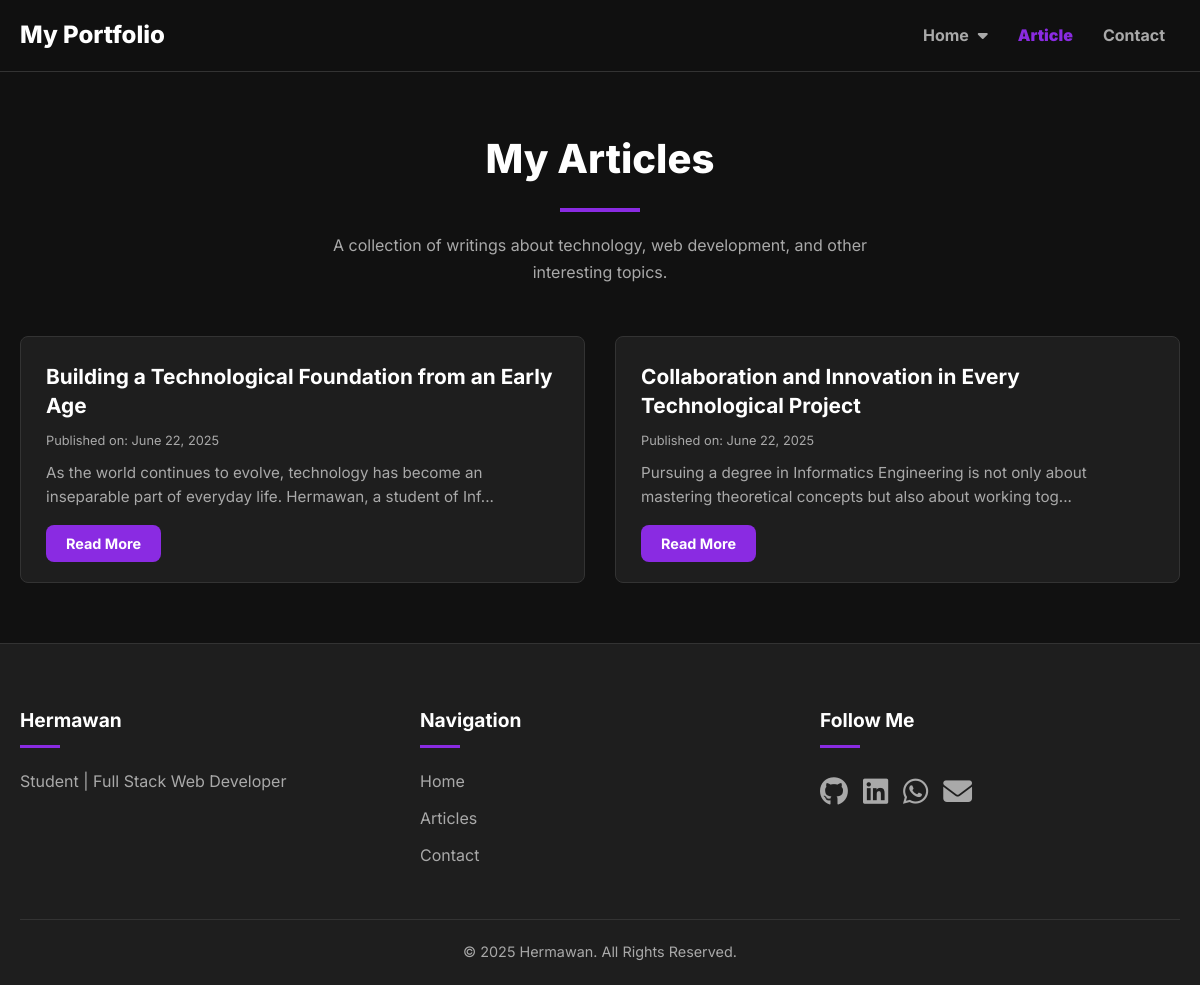
The app's page /articles.php with its own data.
### tables this page shows
CREATE TABLE `articles` (
  `id` int(11) NOT NULL,
  `title` varchar(255) NOT NULL,
  `content` text NOT NULL,
  `publish_date` date NOT NULL DEFAULT current_timestamp()
);

### articles.php (the view)
<?php
require_once 'includes/header.php';
$articles_result = mysqli_query($conn, "SELECT * FROM articles ORDER BY publish_date DESC");
?>
<div class="container">
    <div class="section">
        <h2 class="section-title">My Articles</h2>
        <p style="text-align:center; max-width: 600px; margin: -30px auto 50px;">A collection of writings about technology, web development, and other interesting topics.</p>
        <div class="project-grid">
            <?php
            if (mysqli_num_rows($articles_result) > 0) {
                while ($article = mysqli_fetch_assoc($articles_result)) {
            ?>
                    <div class="project-card">
                        <div class="project-info">
                            <h3><?php echo htmlspecialchars($article['title']); ?></h3>
                            <p class="article-meta" style="border:none; padding-bottom:0; margin-bottom: 10px; font-size: 0.8rem;">
                                Published on: <?php echo date('F d, Y', strtotime($article['publish_date'])); ?>
                            </p>
                            <p>
                                <?php echo nl2br(htmlspecialchars(substr($article['content'], 0, 120))); ?>...
                            </p>
                            <div class="read-more-container" style="margin-top: auto; padding-top: 20px;">
                                <a href="single-article.php?id=<?php echo $article['id']; ?>" class="btn btn-primary" style="padding: 10px 20px; font-size: 0.9rem;">Read More</a>
                            </div>
                        </div>
                    </div>
            <?php
                }
            } else {
                echo "<p style='text-align:center;'>No articles have been published yet.</p>";
            }
            ?>
        </div>
    </div>
</div>
<?php
include 'includes/footer.php';
?>

### css/style.css (style rules this page uses)
:root { --bg-dark: #111111; --bg-surface: #1e1e1e; --primary-purple: #8A2BE2; --text-heading: #FFFFFF; --text-body: #A9A9A9; --border-color: #333333; --btn-primary-bg: var(--primary-purple); }
* { margin: 0; padding: 0; box-sizing: border-box; }
html { scroll-behavior: smooth; }
body { font-family: 'Inter', sans-serif; background-color: var(--bg-dark); color: var(--text-body); line-height: 1.7; }
.container { max-width: 1200px; margin: 0 auto; padding: 0 20px; }
h1, h2, h3, h4 { color: var(--text-heading); }
h2.section-title { font-size: 2.5rem; font-weight: 800; text-align: center; margin-bottom: 50px; position: relative; }
h2.section-title::after { content: ''; display: block; width: 80px; height: 4px; background-color: var(--primary-purple); margin: 15px auto 0; }
h3 { font-size: 1.8rem; font-weight: 700; margin-bottom: 10px; }
.btn { padding: 15px 30px; border-radius: 8px; text-decoration: none; font-weight: 700; transition: all 0.3s ease; border: none; }
.btn-primary { background-color: var(--btn-primary-bg); color: white; }
.container>.section:first-child { padding-top: 120px; }
.section { padding: 60px 0; }
.project-grid { display: grid; grid-template-columns: repeat(2, 1fr); gap: 30px; }
.project-card { background-color: var(--bg-surface); border: 1px solid var(--border-color); border-radius: 8px; overflow: hidden; transition: transform 0.3s ease, box-shadow 0.3s ease; display: flex; flex-direction: column; }
.project-info { padding: 25px; flex-grow: 1; }
.project-info h3 { font-size: 1.3rem; line-height: 1.4; }
.project-info p { font-size: 0.95rem; line-height: 1.6; text-align: left; }

### records on screen
articles: title "Building a Technological Foundation from an Early Age", publish_date "June 22, 2025", content "As the world continues to evolve, technology has become an inseparable part of everyday life. Hermawan, a student of Inf"
articles: title "Collaboration and Innovation in Every Technological Project", publish_date "June 22, 2025", content "Pursuing a degree in Informatics Engineering is not only about mastering theoretical concepts but also about working tog"

### other values on screen
$settings['full_name'] "Hermawan"
$settings['tagline'] "Student | Full Stack Web Developer"
